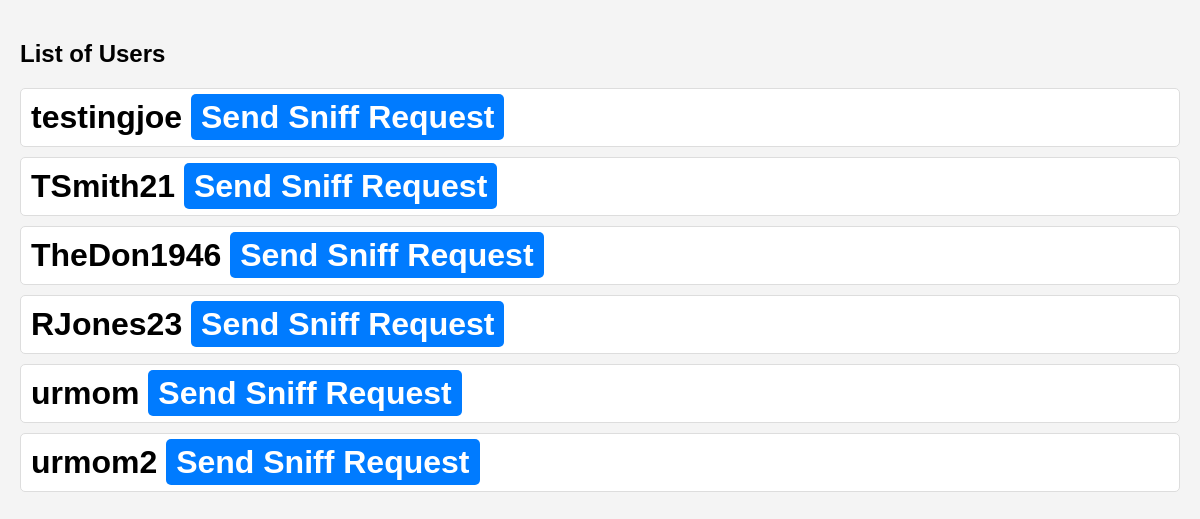
Before: /send_example/ (signed in) with the older database file.
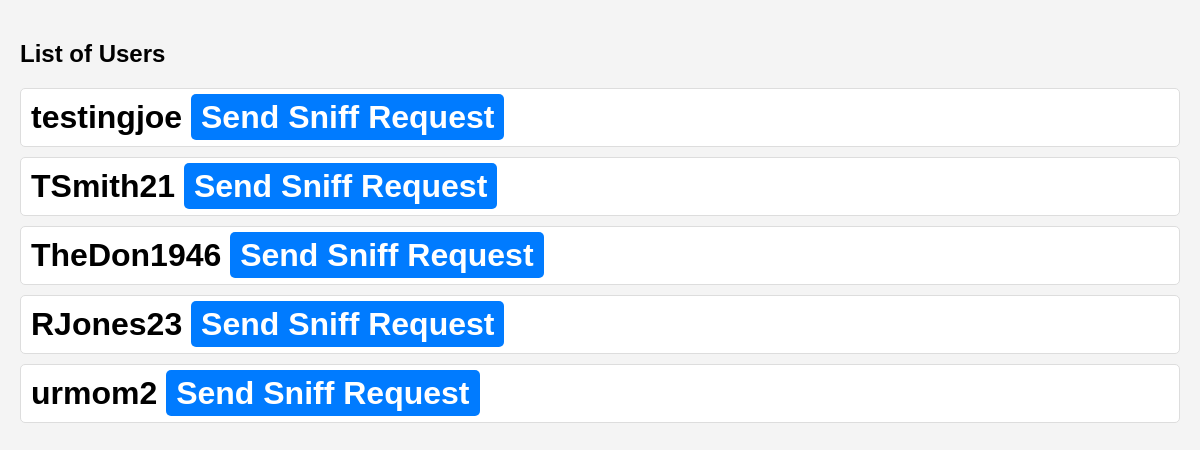
After: the same page with the newer database file.
### homepage/models.py (models this page shows)
class DawgHouseUser(AbstractBaseUser, PermissionsMixin):
    username = models.CharField(unique=True, max_length=30)
    first_name = models.CharField(max_length=30)
    last_name = models.CharField(max_length=30)
    bio = models.TextField(blank=True, max_length=200)
    friends = models.ManyToManyField("self", blank=True)
    is_staff = models.BooleanField(default=False)
    USERNAME_FIELD = "username"
    REQUIRED_FIELDS = ["first_name", "last_name"]
    objects = DawgHouseUserManager()

### homepage/views.py (the view)
# urls.py: path("send_example/", views.send_example_view, name="send_example"),
@login_required
def send_example_view(request):
    allusers = DawgHouseUser.objects.all()
    all_sniff_requests = SniffRequest.objects.all()
    context = {
        "allusers": allusers,
        "all_sniff_requests": all_sniff_requests,
    }
    return render(request, "sniff_example.html", context)

### homepage/templates/sniff_example.html (shortened to what this page needs)
<!DOCTYPE html>
<html lang="en">
  <head>
  </head>
  <body>
    <h2>List of Users</h2>
    <ul class="all_users">
      {% for user in allusers %}
        {% if not user.is_superuser %}
          {% if user not in request.user.friends.all and user != request.user %}
            <li>
              <h1 class="user_name">
                {{user.username}}
                <a href="/send_sniff_request/{{user.id}}/" class="friend_request_link"
                  >Send Sniff Request</a
                >
              </h1>
            </li>
          {% endif %}
        {% endif %}
      {% endfor %}
    </ul>
  </body>
</html>

Changed rows visible on the page:
no longer on this page (row edited): DawgHouseUser: username "urmom"
